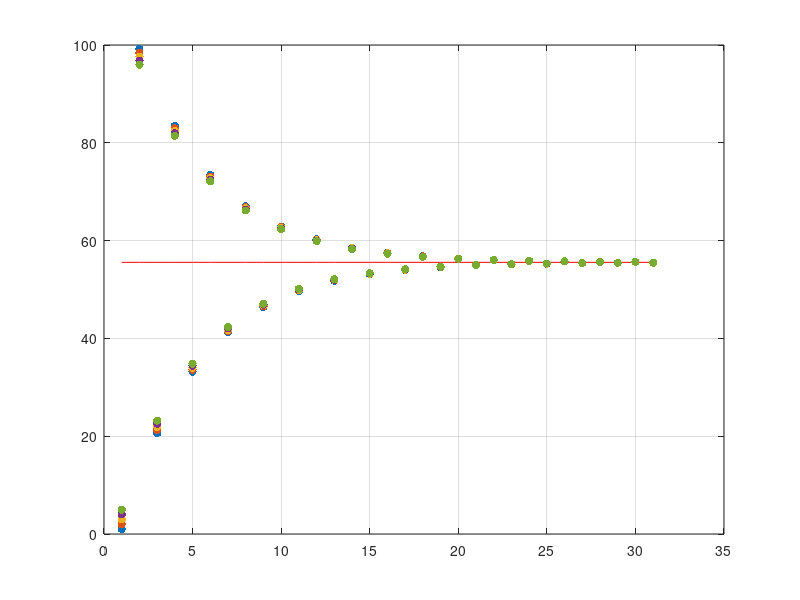

This chart was generated by the following MATLAB code:
clear all

n=30;
An = zeros(1, n+1);


E(1:n+1, 1) = 100/1.8; %Equilibrium
plot(1:n+1, E, 'red');
grid on
hold on
for a0 = 1:5
    An(1) = a0;
    for i = 1:n
       An(i+1) = -.8 * An(i) + 100;
    end
    scatter(1:n+1, An, 'filled')
    grid on
    hold on
end
